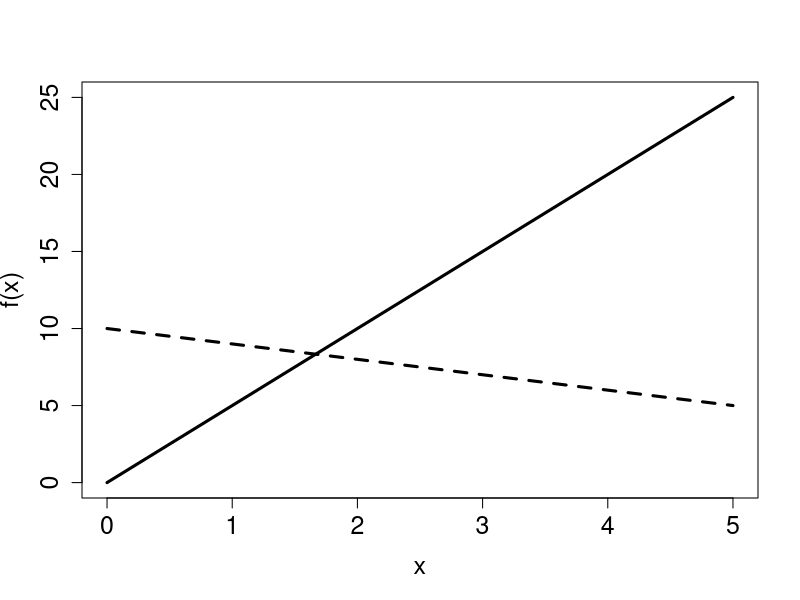
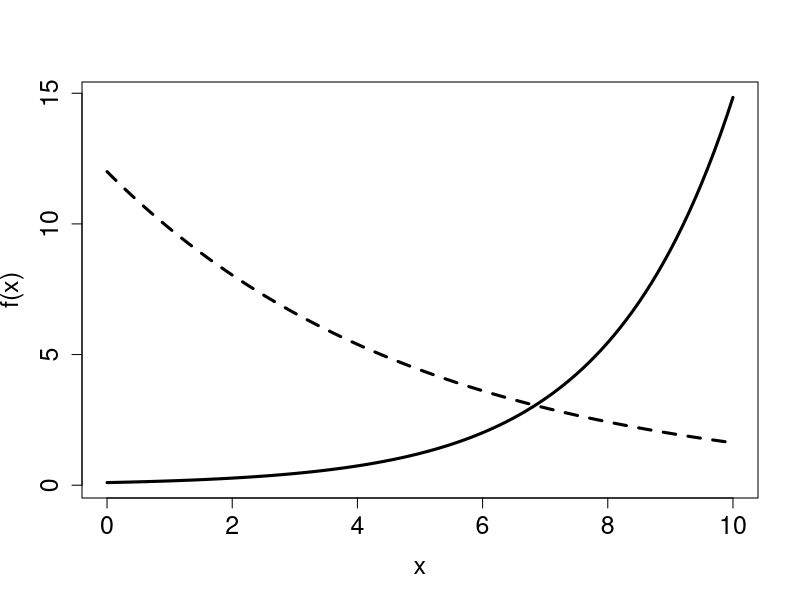
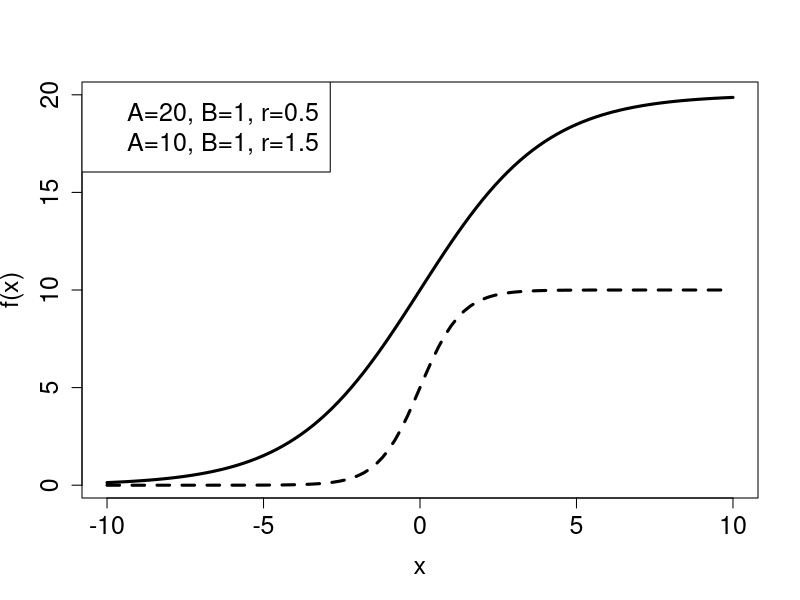
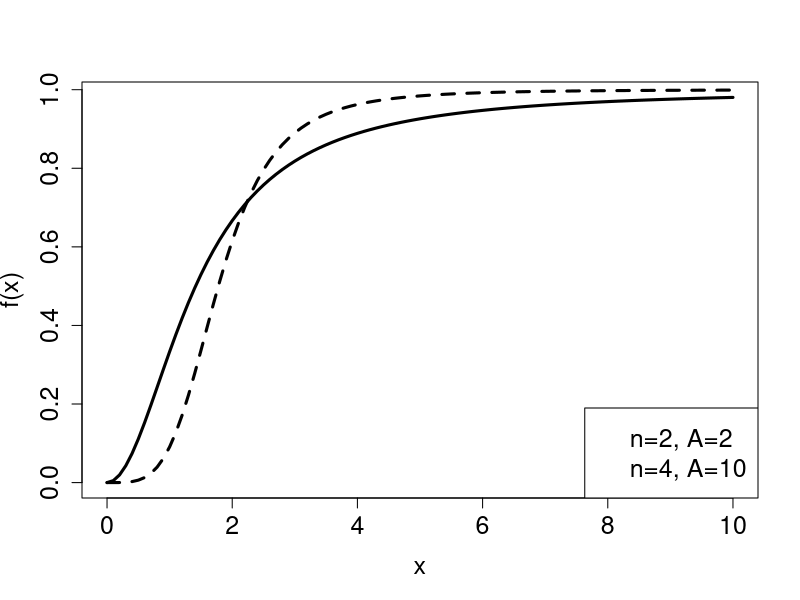

R code for these plots, in order:
## ---- chunk 1
#| label: fig-ch2-funk1
#| fig-cap: "Can you identify which linear function has the positive slope and which one negative? Which exponential function has a positive rate constant and which one negative?"
#| fig-subcap: 
#|   - "Linear functions"
#|   - "Exponential function"
#| layout-ncol: 2

curve(5*x,0,5,lwd=3,xlab='x', ylab='f(x)',cex.axis=1.5,cex.lab=1.5)
curve(10-x,lwd=3,lty=2,add=TRUE)
#leg.txt <- c("y=5x","y=10-x")
#legend("topleft", leg.txt,cex=1.5)
curve(0.1*exp(0.5*x),0,10,lwd=3,xlab='x', ylab='f(x)',cex.axis=1.5,cex.lab=1.5)
curve(12*exp(-0.2*x),lwd=3,lty=2,add=TRUE)
#leg.txt <- c("y=0.1exp(0.5x)","y=12exp(-0.2x)")
#legend("topleft", leg.txt,cex=1.5)
## ---- chunk 2
#| label: fig-ch2-funk2
#| fig-cap: "Examples of functions with sigmoidal-shaped graphs"
#| fig-subcap: 
#|   - "Logistic functions"
#|   - "Hill function"
#| layout-ncol: 2

curve(20*exp(0.5*x)/(1+exp(0.5*x)),-10,10,lwd=3,xlab='x', ylab='f(x)',cex.axis=1.5,cex.lab=1.5)
curve(10*exp(1.5*x)/(1+exp(1.5*x)),lwd=3,lty=2,add=TRUE)
leg.txt <- c("A=20, B=1, r=0.5", "A=10, B=1, r=1.5")
legend("topleft", leg.txt, cex=1.5)
curve(x^2/(2+x^2),0,10,lwd=3,xlab='x', ylab='f(x)',cex.axis=1.5,cex.lab=1.5)
curve(x^4/(10+x^4),lwd=3,lty=2,add=TRUE)
leg.txt <- c("n=2, A=2","n=4, A=10")
legend("bottomright", leg.txt, cex=1.5)
